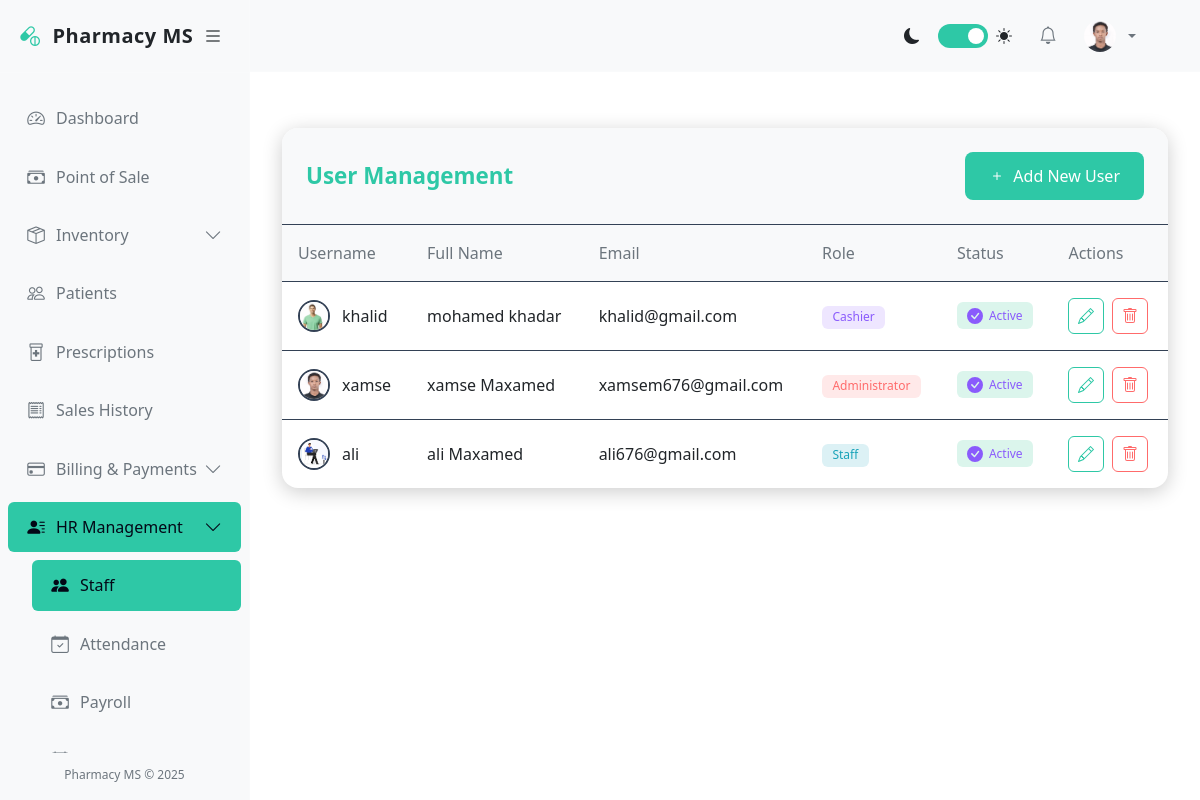
/accounts/users/ (signed in), run on the app's committed database.
### accounts/models.py (models this page shows, shortened)
class User(AbstractUser):
    GENDER_CHOICES = (
        ('M', 'Male'),
        ('F', 'Female'),
        ('O', 'Other'),
    )
    ROLES = (
        ('admin', 'Administrator'),
        ('pharmacist', 'Pharmacist'),
        ('cashier', 'Cashier'),
        ('manager', 'Manager'),
        ('staff', 'Staff'),
    )
    role = models.CharField(max_length=20, choices=ROLES, default='staff')
    gender = models.CharField(max_length=1, choices=GENDER_CHOICES, blank=True, null=True)
    phone = models.CharField(max_length=20, blank=True, null=True)
    address = models.TextField(blank=True, null=True)
    date_of_birth = models.DateField(blank=True, null=True)
    hire_date = models.DateField(blank=True, null=True)
    profile_picture = models.ImageField(upload_to='profile_pics/', blank=True, null=True)
    is_active = models.BooleanField(default=True)
    def get_role_display(self):
        return dict(self.ROLES).get(self.role, self.role)

### accounts/views.py (the view)
# urls.py: path('users/', views.user_list, name='user_list'),
@login_required
@user_passes_test(is_admin)
def user_list(request):
    users = User.objects.all()
    return render(request, 'accounts/user_list.html', {'users': users})

### pharmacy/templates/accounts/user_list.html (shortened to what this page needs)
{% extends 'base.html' %}
{% block content %}
<div class="user-management-container">
    <div class="user-management-header">
        <h1 class="user-management-title">User Management</h1>
        <a href="{% url 'user_create' %}" class="btn btn-primary">
            <svg xmlns="http://www.w3.org/2000/svg" width="16" height="16" fill="currentColor" viewBox="0 0 16 16">
                <path d="M8 4a.5.5 0 0 1 .5.5v3h3a.5.5 0 0 1 0 1h-3v3a.5.5 0 0 1-1 0v-3h-3a.5.5 0 0 1 0-1h3v-3A.5.5 0 0 1 8 4z"/>
            </svg>
            Add New User
        </a>
    </div>
    <div class="table-responsive">
        <table class="user-table">
            <thead>
                <tr>
                    <th>Username</th>
                    <th>Full Name</th>
                    <th>Email</th>
                    <th>Role</th>
                    <th>Status</th>
                    <th>Actions</th>
                </tr>
            </thead>
            <tbody>
                {% for user in users %}
                <tr>
                    <td>
                        <div class="username-with-avatar">
                            {% if user.profile_picture %}
                                <img src="{{ user.profile_picture.url }}" class="user-avatar" alt="Profile">
                            {% endif %}
                            {{ user.username }}
                        </div>
                    </td>
                    <td>{{ user.get_full_name|default:"-" }}</td>
                    <td>{{ user.email }}</td>
                    <td>
                        <span class="badge
                            {% if user.role == 'admin' %}badge-admin
                            {% elif user.role == 'manager' %}badge-manager
                            {% elif user.role == 'staff' %}badge-staff
                            {% else %}badge-user{% endif %}">
                            {{ user.get_role_display }}
                        </span>
                    </td>
                    <td>
                        {% if user.is_active %}
                            <span class="badge badge-success">
                                <svg class="icon" xmlns="http://www.w3.org/2000/svg" width="16" height="16" fill="currentColor" viewBox="0 0 16 16">
                                    <path d="M16 8A8 8 0 1 1 0 8a8 8 0 0 1 16 0zm-3.97-3.03a.75.75 0 0 0-1.08.022L7.477 9.417 5.384 7.323a.75.75 0 0 0-1.06 1.06L6.97 11.03a.75.75 0 0 0 1.079-.02l3.992-4.99a.75.75 0 0 0-.01-1.05z"/>
                                </svg>
                                Active
                            </span>
                        {% endif %}
                    </td>
                    <td class="table-actions">
                        <a href="{% url 'user_update' user.pk %}" class="btn btn-sm1 btn-outline-primary" title="Edit">
                        </a>
                        <a href="{% url 'user_delete' user.pk %}" class="btn btn-sm1 btn-outline-danger" title="Delete">
                        </a>
                    </td>
                </tr>
                {% endfor %}
            </tbody>
        </table>
    </div>
</div>
{% endblock %}

### pharmacy/templates/base.html (shortened to what this page needs)
<!DOCTYPE html>
<html lang="en">
<head>
    <link href="https://cdn.jsdelivr.net/npm/bootstrap@5.3.0/dist/css/bootstrap.min.css" rel="stylesheet">
    <link rel="stylesheet" href="https://cdn.jsdelivr.net/npm/bootstrap-icons@1.10.0/font/bootstrap-icons.css">
</head>
<body>
    <div class="d-flex">
        <div class="sidebar" id="sidebar">
            <div class="sidebar-header">
                <a href="{% url 'dashboard' %}" class="sidebar-brand">
                    <i class="bi bi-capsule-pill sidebar-brand-icon"></i>
                    <span id="sidebar-title">Pharmacy MS</span>
                </a>
                <button class="toggle-btn" id="toggle-sidebar">
                    <i class="bi bi-list"></i>
                </button>
            </div>
            <div class="px-2 py-3" style="height: calc(100% - 120px); overflow-y: auto;">
                <ul class="nav flex-column">
                    <li class="nav-item">
                        <a class="nav-link {% if request.resolver_match.url_name == 'dashboard' %}active{% endif %}"
                            href="{% url 'dashboard' %}">
                            <i class="bi bi-speedometer2"></i>
                            <span class="nav-link-text ms-2">Dashboard</span>
                        </a>
                    </li>
                    <li class="nav-item">
                        <a class="nav-link {% if 'pos' in request.resolver_match.url_name %}active{% endif %}"
                            href="{% url 'pos' %}">
                            <i class="bi bi-cash-stack"></i>
                            <span class="nav-link-text ms-2">Point of Sale</span>
                        </a>
                    </li>
                    <li class="nav-item">
                        <a class="nav-link "
                            data-bs-toggle="collapse" href="#inventoryCollapse">
                            <i class="bi bi-box-seam"></i>
                            <span class="nav-link-text ms-2">Inventory</span>
                            <i class="bi bi-chevron-down collapse-icon ms-auto"></i>
                        </a>
                    </li>
                    <li class="nav-item">
                        <a class="nav-link {% if 'patient' in request.resolver_match.url_name %}active{% endif %}"
                            href="{% url 'patient_list' %}">
                            <i class="bi bi-people"></i>
                            <span class="nav-link-text ms-2">Patients</span>
                        </a>
                    </li>
                    <li class="nav-item">
                        <a class="nav-link {% if 'prescription' in request.resolver_match.url_name %}active{% endif %}"
                            href="{% url 'prescription_list' %}">
                            <i class="bi bi-prescription2"></i>
                            <span class="nav-link-text ms-2">Prescriptions</span>
                        </a>
                    </li>
                    <li class="nav-item">
                        <a class="nav-link {% if 'sale' in request.resolver_match.url_name and 'pos' not in request.resolver_match.url_name %}active{% endif %}"
                            href="{% url 'sale_list' %}">
                            <i class="bi bi-receipt"></i>
                            <span class="nav-link-text ms-2">Sales History</span>
                        </a>
                    </li>
                    <li class="nav-item">
                        <a class="nav-link {% if 'billing' in request.resolver_match.url_name or 'payment' in request.resolver_match.url_name %}active{% endif %}"
                            data-bs-toggle="collapse" href="#billingCollapse">
                            <i class="bi bi-credit-card"></i>
                            <span class="nav-link-text ms-2">Billing & Payments</span>
                            <i class="bi bi-chevron-down collapse-icon ms-auto"></i>
                        </a>
                    </li>
                    <li class="nav-item">
                        <a class="nav-link {% if 'user' in request.resolver_match.url_name or 'attendance' in request.resolver_match.url_name or 'payroll' in request.resolver_match.url_name %}active{% endif %}"
                            data-bs-toggle="collapse" href="#hrCollapse">
                            <i class="bi bi-person-lines-fill"></i>
                            <span class="nav-link-text ms-2">HR Management</span>
                            <i class="bi bi-chevron-down collapse-icon ms-auto"></i>
                        </a>
                        <div class="collapse {% if 'user' in request.resolver_match.url_name or 'attendance' in request.resolver_match.url_name or 'payroll' in request.resolver_match.url_name %}show{% endif %}"
                            id="hrCollapse">
                            <ul class="nav flex-column ps-4">
                                <li class="nav-item">
                                    <a class="nav-link {% if 'user' in request.resolver_match.url_name %}active{% endif %}"
                                        href="{% url 'user_list' %}">
                                        <i class="bi bi-people-fill"></i>
                                        <span class="nav-link-text ms-2">Staff</span>
                                    </a>
                                </li>
                                <li class="nav-item">
                                    <a class="nav-link {% if 'attendance' in request.resolver_match.url_name %}active{% endif %}"
                                        href="{% url 'attendance_list' %}">
                                        <i class="bi bi-calendar-check"></i>
                                        <span class="nav-link-text ms-2">Attendance</span>
                                    </a>
                                </li>
                                <li class="nav-item">
                                    <a class="nav-link {% if 'payroll' in request.resolver_match.url_name %}active{% endif %}"
                                        href="{% url 'payroll_list' %}">
                                        <i class="bi bi-cash-stack"></i>
                                        <span class="nav-link-text ms-2">Payroll</span>
                                    </a>
                                </li>
                                <li class="nav-item">
                                    <a class="nav-link {% if 'leave' in request.resolver_match.url_name %}active{% endif %}"
                                        href="{% url 'leave_list' %}">
                                        <i class="bi bi-calendar"></i>
                                        <span class="nav-link-text ms-2">Leave</span>
                                    </a>
                                </li>
                            </ul>
                        </div>
                    </li>
                </ul>
            </div>
            <div class="sidebar-footer">
                Pharmacy MS &copy; 2025
            </div>
        </div>
        <div class="main-content flex-grow-1" id="main-content">
            <nav class="navbar navbar-expand-lg navbar-light bg-light border-bottom">
                <div class="container-fluid">
                    <div class="collapse navbar-collapse" id="navbarSupportedContent">
                        <ul class="navbar-nav ms-auto align-items-center">
                            <li class="nav-item me-3">
                                <div class="d-flex align-items-center">
                                    <i class="bi bi-moon-fill me-2"></i>
                                    <label class="theme-switch">
                                        <span class="slider"></span>
                                    </label>
                                    <i class="bi bi-sun-fill ms-2"></i>
                                </div>
                            </li>
                            <li class="nav-item dropdown me-2">
                                <a class="nav-link position-relative" href="#" id="notificationsDropdown" role="button"
                                    data-bs-toggle="dropdown">
                                    <i class="bi bi-bell"></i>
                                </a>
                            </li>
                            <li class="nav-item dropdown">
                                <a class="nav-link dropdown-toggle d-flex align-items-center" href="#" id="userDropdown"
                                    role="button" data-bs-toggle="dropdown">
                                    {% if user.profile_picture %}
                                    <img src="{{ user.profile_picture.url }}" class="rounded-circle me-2" width="32"
                                        height="32" alt="Profile">
                                    {% else %}
                                    <i class="bi bi-person-circle me-2"></i>
                                    {% endif %}
                                </a>
                            </li>
                        </ul>
                    </div>
                </div>
            </nav>
            <div class="container-fluid py-4">
                {% block content %}{% endblock %}
            </div>
        </div>
    </div>
</body>
</html>

### data on the page
User: profile_picture (picture), username "xamse", get_full_name "xamse Maxamed", email "xamsem676@gmail.com", role "Administrator", is_active True (drawn)
User: profile_picture (picture), username "khalid", get_full_name "mohamed khadar", email "khalid@gmail.com", role "Cashier", is_active True (drawn)
User: profile_picture (picture), username "ali", get_full_name "ali Maxamed", email "ali676@gmail.com", role "Staff", is_active True (drawn)
